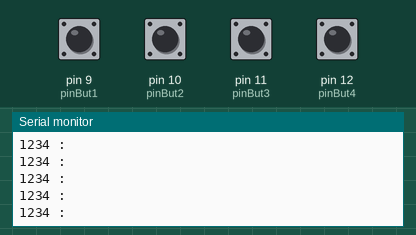
This sketch was run on a simulated Arduino Uno, built with avr-gcc and run on an emulated ATmega328P. On the bench: the last lines printed to the serial monitor. The test bench sets the inputs (shaded band); at power-on: pin 9 (pinBut1), pin 10 (pinBut2), pin 11 (pinBut3), pin 12 (pinBut4) HIGH.

Above: at 1.4 s.
1.5 s: pin 9 (pinBut1) pulled LOW for 0.35 s
At 1.71 s:
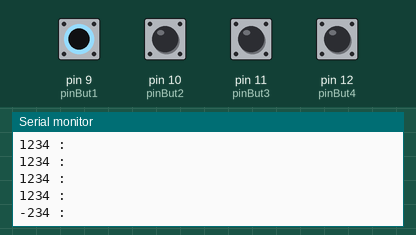
3.3 s: pin 10 (pinBut2) pulled LOW for 0.35 s
At 3.51 s:
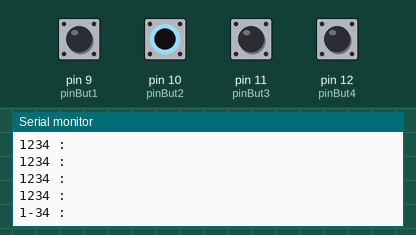
5.1 s: pin 11 (pinBut3) pulled LOW for 0.35 s
At 5.31 s:
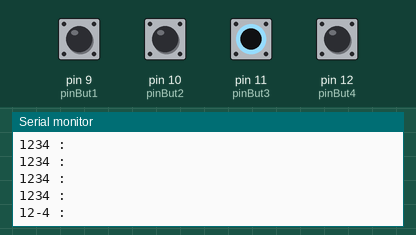
6.9 s: pin 12 (pinBut4) pulled LOW for 0.35 s
At 7.11 s:
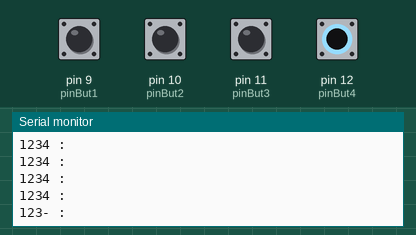
Timing chart, 0 to 9.7 s (numbered marks = the images above; inputs shaded):
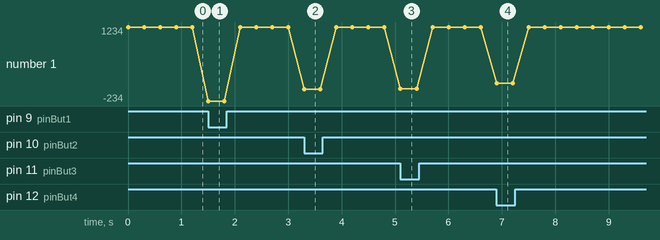

Measured:
- after the input at 1.5 s, the serial monitor: prints a new line at once (image 1)
- after the input at 3.3 s, the serial monitor: prints a new line at once (image 2)
- after the input at 5.1 s, the serial monitor: prints a new line at once (image 3)
- after the input at 6.9 s, the serial monitor: prints a new line at once (image 4)

The sketch:

test_selecteur.ino
```cpp
//Buttons from sequence choices
int pinBut1 = 9;
int pinBut2 = 10;
int pinBut3 = 11;
int pinBut4 = 12;


void setup() {
  // put your setup code here, to run once:


  pinMode ( pinBut1, INPUT_PULLUP );
  pinMode ( pinBut2, INPUT_PULLUP );
  pinMode ( pinBut3, INPUT_PULLUP );
  pinMode ( pinBut4, INPUT_PULLUP );

  Serial.begin(9600);
}

void loop() {
  // put your main code here, to run repeatedly:

  boolean newBut1 = digitalRead(pinBut1);
  boolean newBut2 = digitalRead(pinBut2);
  boolean newBut3 = digitalRead(pinBut3);
  boolean newBut4 = digitalRead(pinBut4);

  if (newBut1) Serial.print("1");
  else Serial.print("-");
  if (newBut2) Serial.print("2");
  else Serial.print("-");
  if (newBut3) Serial.print("3");
  else Serial.print("-");
  if (newBut4) Serial.print("4");
  else Serial.print("-");
  Serial.println(" : ");

  delay(300);

}
```
